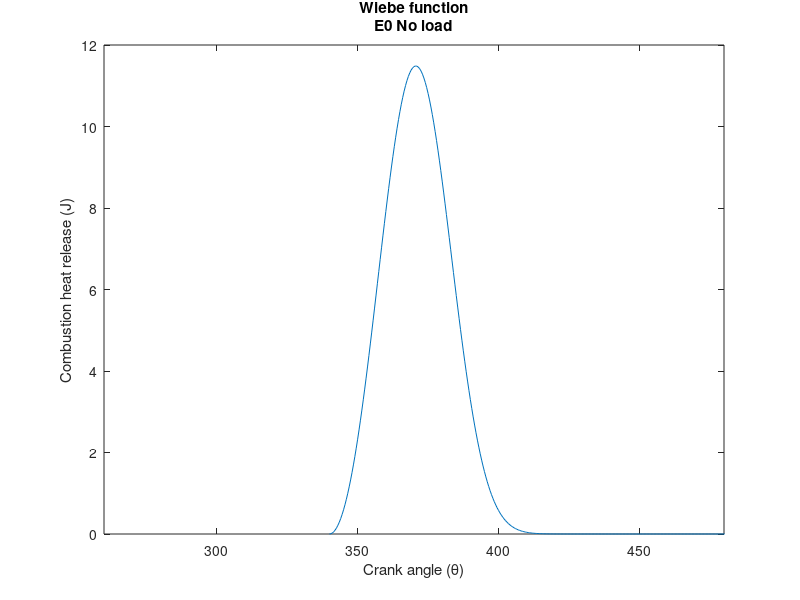

Recreate this plot in MATLAB.
%%
% Initialisation
close all;

a = 5;
n = 3;
Q_LHV= 43.4e6;   % [J/kg]
theta_d= 60;     % ca difference start and end combustion 400-340
theta_s= 340;    % ca at start of combustion
Ca(1)=theta_s;

NCa = 360;       % Number of crank-angles
dCa = 0.5;       % Stepsize
NSteps = NCa/dCa;

m_E0_NL = 0.0000079; % Mass is constant, valves are closed, density=0.74 g/cm^3, mass per cycle
mf = m_E0_NL;
m(1) = m_E0_NL;


if Ca < theta_s;
   Ca - theta_s  == 0;
end

for i=2:NSteps,
    Ca(i)=Ca(i-1)+dCa;
    xb(i) = 1 - exp(-a*((Ca(i)-theta_s)/theta_d)^n);
    dQcom(i) = Q_LHV*mf*n*a*(1-xb(i))/theta_d*((Ca(i)-theta_s)/theta_d)^(n-1); % Heat Release by combustion
end;


figure()
plot(Ca,dQcom)
xlim([260 480])
xlabel('Crank angle (\theta)')
ylabel('Combustion heat release (J)')
title({'Wiebe function';'E0 No load'})